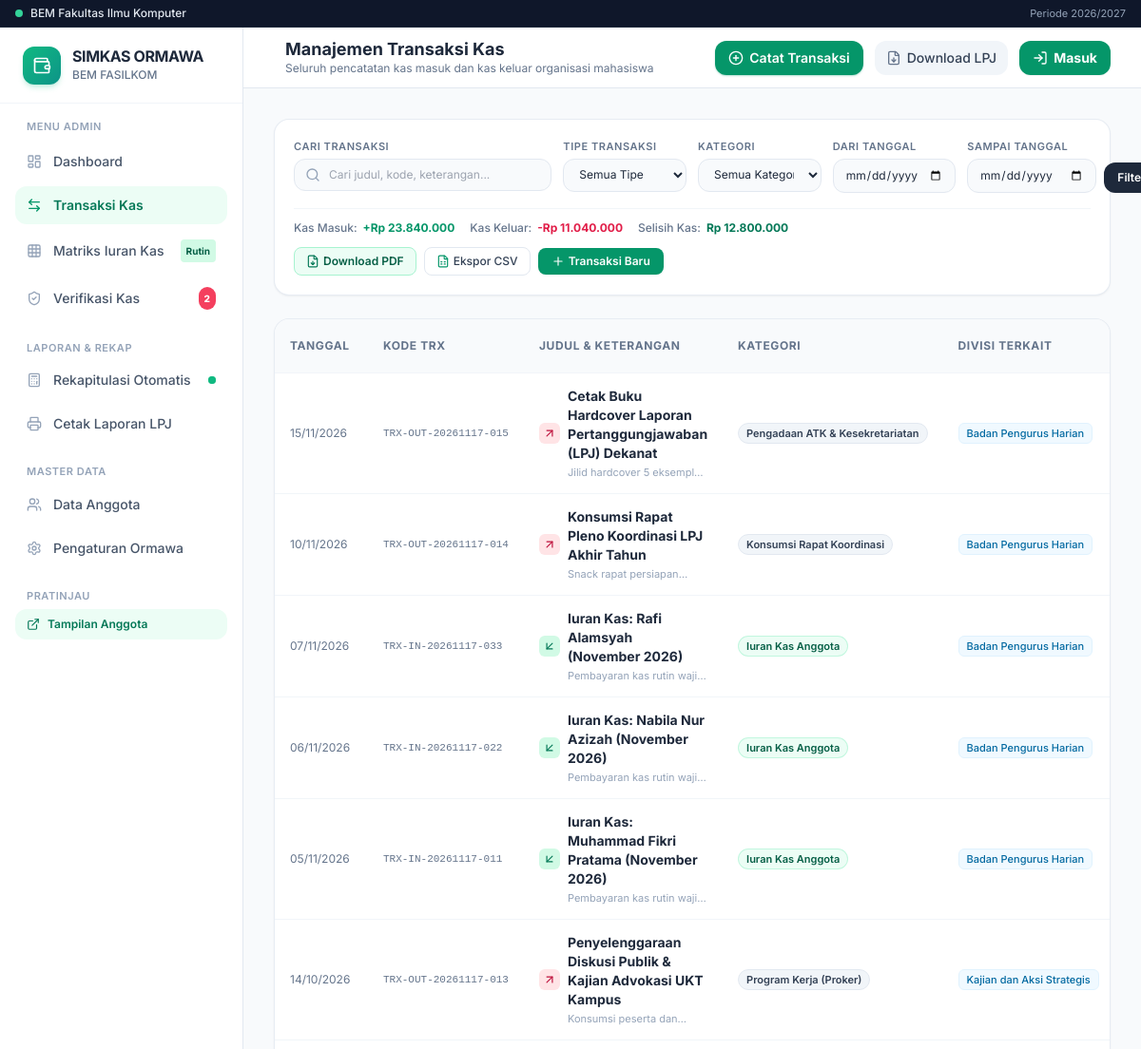
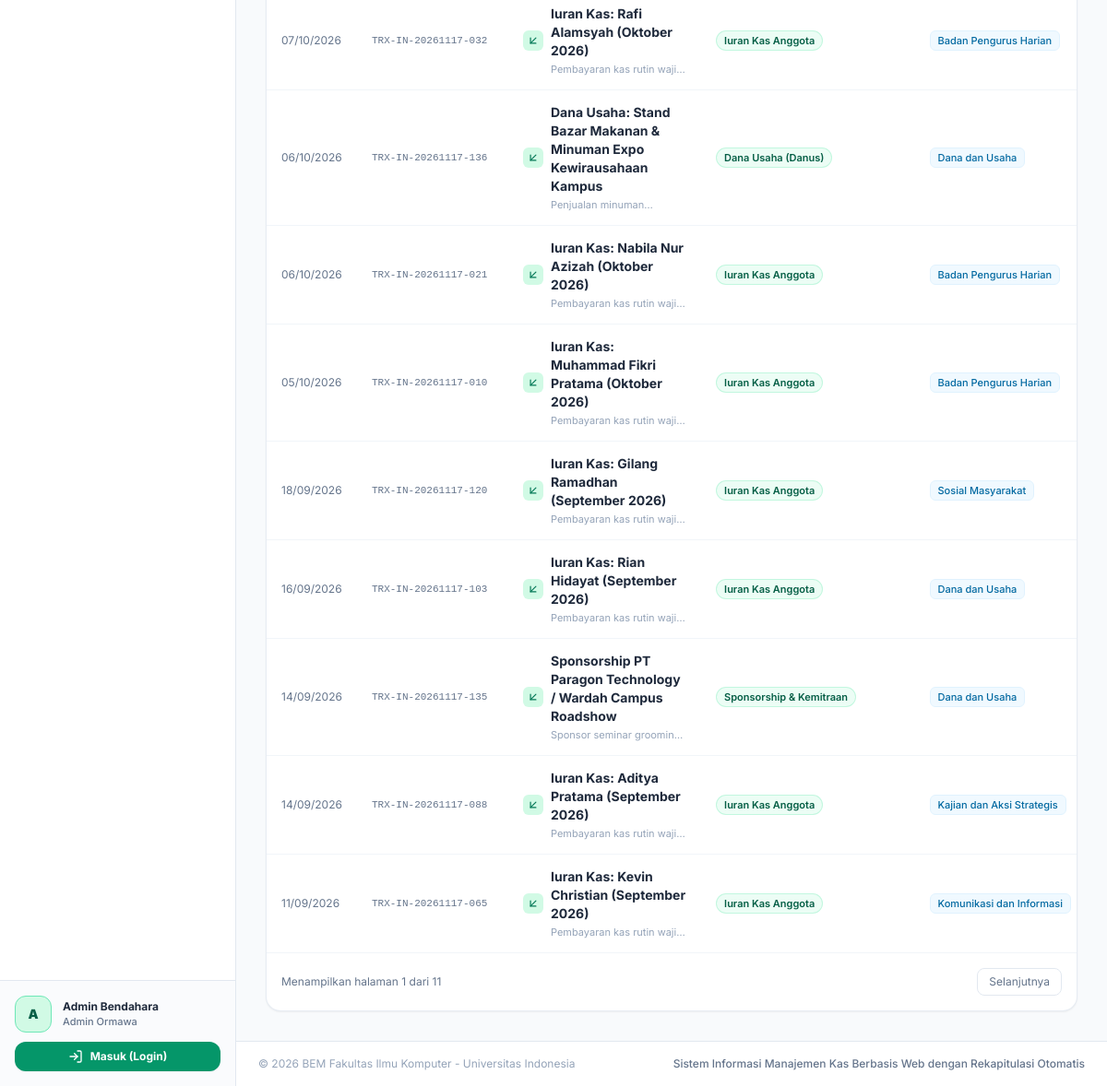
Before: /transaksi/ with the older database file (2 pictures, top to bottom).
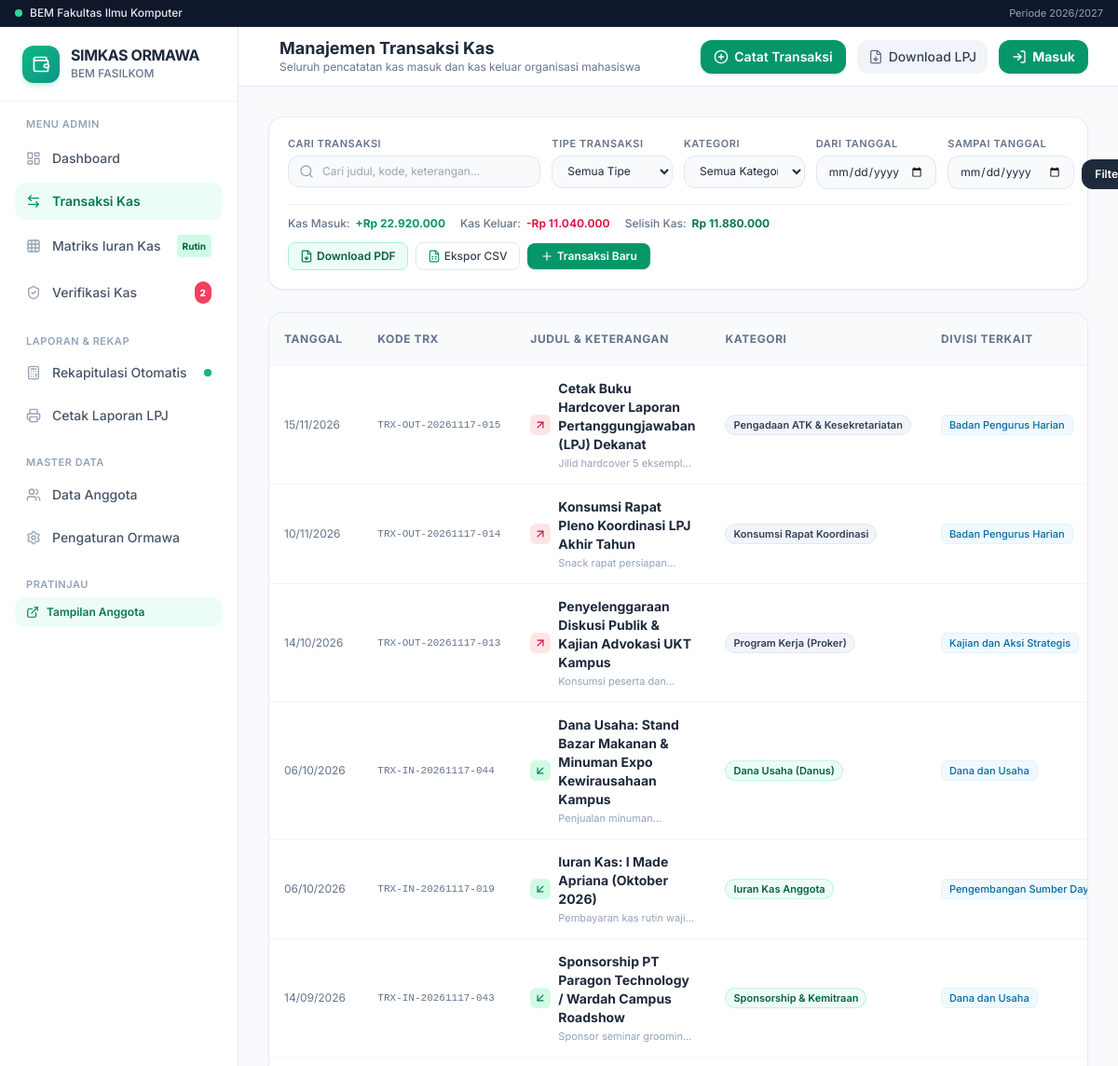
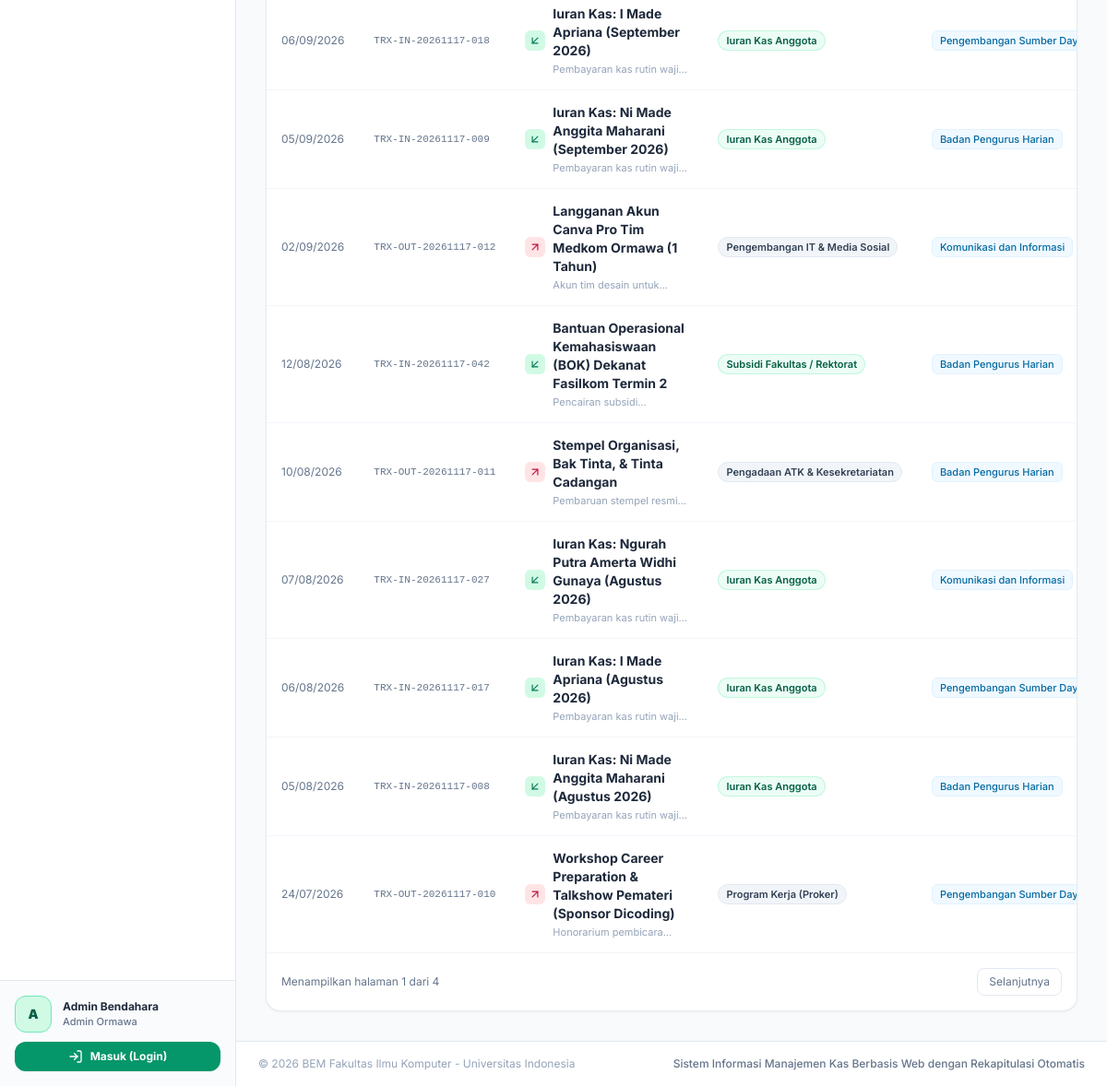
After: the same page with the newer database file (2 pictures, top to bottom).
### kas_app/models.py (models this page shows, shortened)
class Transaksi(models.Model):
    JENIS_CHOICES = [
        ('masuk', 'Pemasukan'),
        ('keluar', 'Pengeluaran'),
    ]
    kode_transaksi = models.CharField(max_length=50, unique=True)
    tanggal = models.DateField(default=timezone.now)
    jenis = models.CharField(max_length=10, choices=JENIS_CHOICES)
    kategori = models.ForeignKey(KategoriTransaksi, on_delete=models.PROTECT, related_name='transaksi_list')
    nominal = models.DecimalField(max_digits=15, decimal_places=2)
    judul = models.CharField(max_length=200)
    keterangan = models.TextField(blank=True, default='')
    bukti_transaksi = models.FileField(upload_to='bukti_transaksi/', blank=True, null=True)
    divisi_terkait = models.ForeignKey(Divisi, on_delete=models.SET_NULL, null=True, blank=True, related_name='transaksi_terkait')
    dicatat_oleh = models.ForeignKey(User, on_delete=models.SET_NULL, null=True, blank=True)
    created_at = models.DateTimeField(auto_now_add=True)
    updated_at = models.DateTimeField(auto_now=True)
    class Meta:
        verbose_name = 'Transaksi Kas'
        verbose_name_plural = 'Riwayat Transaksi Kas'
        ordering = ['-tanggal', '-created_at']

class KategoriTransaksi(models.Model):
    JENIS_CHOICES = [
        ('masuk', 'Pemasukan (Kas Masuk)'),
        ('keluar', 'Pengeluaran (Kas Keluar)'),
    ]
    nama = models.CharField(max_length=100)
    jenis = models.CharField(max_length=10, choices=JENIS_CHOICES)
    kode = models.CharField(max_length=20, blank=True, default='')
    deskripsi = models.TextField(blank=True, default='')
    is_iuran_kas = models.BooleanField(default=False, help_text="Tandai jika kategori ini untuk iuran kas rutin anggota")
    class Meta:
        verbose_name = 'Kategori Transaksi'
        verbose_name_plural = 'Kategori Transaksi'
        ordering = ['jenis', 'nama']

class Divisi(models.Model):
    kode = models.CharField(max_length=20, unique=True)
    nama = models.CharField(max_length=100)
    keterangan = models.TextField(blank=True, default='')
    class Meta:
        verbose_name = 'Divisi / Departemen'
        verbose_name_plural = 'Divisi / Departemen'
        ordering = ['nama']

### kas_app/views.py (the view)
# urls.py: path('transaksi/', views.transaksi_list_view, name='transaksi_list'),
def transaksi_list_view(request):
    transaksi_qs = Transaksi.objects.select_related('kategori', 'divisi_terkait', 'dicatat_oleh').all()
    search = request.GET.get('search', '').strip()
    jenis = request.GET.get('jenis', '').strip()
    kategori_id = request.GET.get('kategori', '').strip()
    tanggal_mulai = request.GET.get('tanggal_mulai', '').strip()
    tanggal_selesai = request.GET.get('tanggal_selesai', '').strip()
    if search:
        transaksi_qs = transaksi_qs.filter(
            Q(judul__icontains=search) |
            Q(keterangan__icontains=search) |
            Q(kode_transaksi__icontains=search)
        )
    if jenis in ['masuk', 'keluar']:
        transaksi_qs = transaksi_qs.filter(jenis=jenis)
    if kategori_id:
        transaksi_qs = transaksi_qs.filter(kategori_id=kategori_id)
    if tanggal_mulai:
        transaksi_qs = transaksi_qs.filter(tanggal__gte=tanggal_mulai)
    if tanggal_selesai:
        transaksi_qs = transaksi_qs.filter(tanggal__lte=tanggal_selesai)
    total_masuk_filtered = transaksi_qs.filter(jenis='masuk').aggregate(Sum('nominal'))['nominal__sum'] or Decimal('0')
    total_keluar_filtered = transaksi_qs.filter(jenis='keluar').aggregate(Sum('nominal'))['nominal__sum'] or Decimal('0')
    selisih_filtered = total_masuk_filtered - total_keluar_filtered
    paginator = Paginator(transaksi_qs, 15)
    page_number = request.GET.get('page')
    page_obj = paginator.get_page(page_number)
    kategori_list = KategoriTransaksi.objects.all()
    divisi_list = Divisi.objects.all()
    context = {
        'page_obj': page_obj,
        'kategori_list': kategori_list,
        'divisi_list': divisi_list,
        'total_masuk_filtered': total_masuk_filtered,
        'total_keluar_filtered': total_keluar_filtered,
        'selisih_filtered': selisih_filtered,
        'search': search,
        'jenis': jenis,
        'kategori_id': kategori_id,
        'tanggal_mulai': tanggal_mulai,
        'tanggal_selesai': tanggal_selesai,
    }
    return render(request, 'kas_app/transaksi_list.html', context)

### kas_app/context_processors.py (called while the page is built, shortened)
def profil_organisasi_processor(request):
    profil = ProfilOrganisasi.objects.first()
    is_bendahara = True
    is_anggota = False
    user_anggota = None
    pending_pengajuan_count = PengajuanIuran.objects.filter(status='menunggu').count() if is_bendahara else 0
    kategori_operasional = KategoriTransaksi.objects.filter(is_iuran_kas=False)
    divisi_all = Divisi.objects.all()
    return {
        'profil_organisasi': profil,
        'app_title': 'SIMKAS ORMAWA',
        'app_subtitle': 'Sistem Informasi Manajemen Kas Organisasi Kemahasiswaan Berbasis Web dengan Fitur Rekapitulasi Otomatis',
        'is_bendahara': is_bendahara,
        'is_anggota': is_anggota,
        'user_anggota': user_anggota,
        'pending_pengajuan_count': pending_pengajuan_count,
        'kategori_operasional': kategori_operasional,
        'divisi_all': divisi_all,
    }

### kas_app/templatetags/kas_tags.py (called while the page is built)
@register.filter(name='rupiah')
def rupiah(val):
    if val is None or val == '':
        return 'Rp 0'
    try:
        val = Decimal(str(val))
        formatted = f"{val:,.0f}".replace(',', '.')
        return f"Rp {formatted}"
    except (ValueError, TypeError):
        return f"Rp {val}"

### templates/kas_app/transaksi_list.html (shortened to what the changed rows need)
{% extends 'base.html' %}
{% load kas_tags %}
{% block header_title %}Manajemen Transaksi Kas{% endblock %}
{% block content %}
<div class="space-y-6">
    <div class="bg-white rounded-2xl p-5 border border-slate-200/80 shadow-sm space-y-4">
        <div class="pt-3 border-t border-slate-100 flex flex-wrap items-center justify-between gap-3 text-xs">
            <div class="flex flex-wrap items-center gap-4">
                <div class="flex items-center space-x-1.5">
                    <span class="text-slate-500 font-medium">Kas Masuk:</span>
                    <span class="font-bold text-emerald-600">+{{ total_masuk_filtered|rupiah }}</span>
                </div>
                <div class="flex items-center space-x-1.5">
                    <span class="text-slate-500 font-medium">Selisih Kas:</span>
                    <span class="font-bold {% if selisih_filtered >= 0 %}text-emerald-700{% else %}text-rose-700{% endif %}">
                        {{ selisih_filtered|rupiah }}
                    </span>
                </div>
            </div>
        </div>
    </div>
    <div class="bg-white rounded-2xl border border-slate-200/80 shadow-sm overflow-hidden">
        <div class="overflow-x-auto">
            <table class="w-full text-left text-xs">
                <thead class="bg-slate-50 text-slate-500 font-semibold uppercase tracking-wider border-b border-slate-100">
                    <tr>
                        <th class="py-3 px-4">Tanggal</th>
                        <th class="py-3 px-4">Kode TRX</th>
                        <th class="py-3 px-4">Judul & Keterangan</th>
                        <th class="py-3 px-4">Kategori</th>
                        <th class="py-3 px-4">Divisi Terkait</th>
                    </tr>
                </thead>
                <tbody class="divide-y divide-slate-100 text-slate-700">
                    {% for trx in page_obj %}
                    <tr class="hover:bg-slate-50/70 transition-colors">
                        <td class="py-3.5 px-4 whitespace-nowrap text-slate-500">
                            {{ trx.tanggal|date:"d/m/Y" }}
                        </td>
                        <td class="py-3.5 px-4 whitespace-nowrap font-mono text-[11px] text-slate-500">
                            {{ trx.kode_transaksi }}
                        </td>
                        <td class="py-3.5 px-4">
                            <div class="flex items-center space-x-2">
                                <span class="p-1 rounded-md shrink-0 {% if trx.jenis == 'masuk' %}bg-emerald-100 text-emerald-700{% else %}bg-rose-100 text-rose-700{% endif %}">
                                    <i data-lucide="{% if trx.jenis == 'masuk' %}arrow-down-left{% else %}arrow-up-right{% endif %}" class="w-3.5 h-3.5"></i>
                                </span>
                                <div>
                                    <p class="font-bold text-slate-800 text-sm">{{ trx.judul }}</p>
                                    {% if trx.keterangan %}
                                    <p class="text-[11px] text-slate-400 mt-0.5 line-clamp-1">{{ trx.keterangan }}</p>
                                    {% endif %}
                                </div>
                            </div>
                        </td>
                        <td class="py-3.5 px-4 whitespace-nowrap">
                            <span class="inline-flex items-center px-2 py-0.5 rounded-full text-[11px] font-semibold {% if trx.jenis == 'masuk' %}bg-emerald-50 text-emerald-800 border border-emerald-200/60{% else %}bg-slate-100 text-slate-700 border border-slate-200{% endif %}">
                                {{ trx.kategori.nama }}
                            </span>
                        </td>
                        <td class="py-3.5 px-4 whitespace-nowrap">
                            {% if trx.divisi_terkait %}
                            <span class="inline-flex items-center px-2 py-0.5 rounded-md text-[11px] font-medium bg-sky-50 text-sky-700 border border-sky-100">
                                {{ trx.divisi_terkait.nama }}
                            </span>
                            {% else %}
                            <span class="text-slate-300">-</span>
                            {% endif %}
                        </td>
                    </tr>
                    {% endfor %}
                </tbody>
            </table>
        </div>
        {% if page_obj.has_other_pages %}
        <div class="p-4 border-t border-slate-100 flex items-center justify-between text-xs text-slate-500">
            <span>Menampilkan halaman {{ page_obj.number }} dari {{ page_obj.paginator.num_pages }}</span>
            <div class="flex items-center space-x-1">
                {% if page_obj.has_next %}
                <a href="?page={{ page_obj.next_page_number }}" class="px-3 py-1.5 rounded-lg border border-slate-200 hover:bg-slate-50">Selanjutnya</a>
                {% endif %}
            </div>
        </div>
        {% endif %}
    </div>
</div>
{% endblock %}

Changed rows visible on the page:
removed Transaksi: tanggal "07/11/2026", kode_transaksi "TRX-IN-20261117-033", judul "Iuran Kas: Rafi Alamsyah (November 2026)", keterangan "Pembayaran kas rutin…", kategori.nama "Iuran Kas Anggota", divisi_terkait.nama "Badan Pengurus Harian"
removed Transaksi: tanggal "06/11/2026", kode_transaksi "TRX-IN-20261117-022", judul "Iuran Kas: Nabila Nur Azizah (November 2026)", keterangan "Pembayaran kas rutin…", kategori.nama "Iuran Kas Anggota", divisi_terkait.nama "Badan Pengurus Harian"
removed Transaksi: tanggal "05/11/2026", kode_transaksi "TRX-IN-20261117-011", judul "Iuran Kas: Muhammad Fikri Pratama (November 2026)", keterangan "Pembayaran kas rutin…", kategori.nama "Iuran Kas Anggota", divisi_terkait.nama "Badan Pengurus Harian"
removed Transaksi: tanggal "07/10/2026", kode_transaksi "TRX-IN-20261117-032", judul "Iuran Kas: Rafi Alamsyah (Oktober 2026)", keterangan "Pembayaran kas rutin…", kategori.nama "Iuran Kas Anggota", divisi_terkait.nama "Badan Pengurus Harian"
removed Transaksi: tanggal "06/10/2026", kode_transaksi "TRX-IN-20261117-136", judul "Dana Usaha: Stand Bazar Makanan & Minuman Expo Kewirausahaan Kampus", keterangan "Penjualan…", kategori.nama "Dana Usaha (Danus)", divisi_terkait.nama "Dana dan Usaha"
removed Transaksi: tanggal "06/10/2026", kode_transaksi "TRX-IN-20261117-021", judul "Iuran Kas: Nabila Nur Azizah (Oktober 2026)", keterangan "Pembayaran kas rutin…", kategori.nama "Iuran Kas Anggota", divisi_terkait.nama "Badan Pengurus Harian"
removed Transaksi: tanggal "05/10/2026", kode_transaksi "TRX-IN-20261117-010", judul "Iuran Kas: Muhammad Fikri Pratama (Oktober 2026)", keterangan "Pembayaran kas rutin…", kategori.nama "Iuran Kas Anggota", divisi_terkait.nama "Badan Pengurus Harian"
removed Transaksi: tanggal "18/09/2026", kode_transaksi "TRX-IN-20261117-120", judul "Iuran Kas: Gilang Ramadhan (September 2026)", keterangan "Pembayaran kas rutin…", kategori.nama "Iuran Kas Anggota", divisi_terkait.nama "Sosial Masyarakat"
removed Transaksi: tanggal "16/09/2026", kode_transaksi "TRX-IN-20261117-103", judul "Iuran Kas: Rian Hidayat (September 2026)", keterangan "Pembayaran kas rutin…", kategori.nama "Iuran Kas Anggota", divisi_terkait.nama "Dana dan Usaha"
removed Transaksi: tanggal "14/09/2026", kode_transaksi "TRX-IN-20261117-135", judul "Sponsorship PT Paragon Technology / Wardah Campus Roadshow", keterangan "Sponsor seminar…", kategori.nama "Sponsorship & Kemitraan", divisi_terkait.nama "Dana dan Usaha"
removed Transaksi: tanggal "14/09/2026", kode_transaksi "TRX-IN-20261117-088", judul "Iuran Kas: Aditya Pratama (September 2026)", keterangan "Pembayaran kas rutin…", kategori.nama "Iuran Kas Anggota", divisi_terkait.nama "Kajian dan Aksi Strategis"
removed Transaksi: tanggal "11/09/2026", kode_transaksi "TRX-IN-20261117-065", judul "Iuran Kas: Kevin Christian (September 2026)", keterangan "Pembayaran kas rutin…", kategori.nama "Iuran Kas Anggota", divisi_terkait.nama "Komunikasi dan Informasi"
added Transaksi: tanggal "06/10/2026", kode_transaksi "TRX-IN-20261117-044", judul "Dana Usaha: Stand Bazar Makanan & Minuman Expo Kewirausahaan Kampus", keterangan "Penjualan…", kategori.nama "Dana Usaha (Danus)", divisi_terkait.nama "Dana dan Usaha"
added Transaksi: tanggal "06/10/2026", kode_transaksi "TRX-IN-20261117-019", judul "Iuran Kas: I Made Apriana (Oktober 2026)", keterangan "Pembayaran kas rutin…", kategori.nama "Iuran Kas Anggota", divisi_terkait.nama "Pengembangan Sumber…"
added Transaksi: tanggal "14/09/2026", kode_transaksi "TRX-IN-20261117-043", judul "Sponsorship PT Paragon Technology / Wardah Campus Roadshow", keterangan "Sponsor seminar…", kategori.nama "Sponsorship & Kemitraan", divisi_terkait.nama "Dana dan Usaha"
added Transaksi: tanggal "06/09/2026", kode_transaksi "TRX-IN-20261117-018", judul "Iuran Kas: I Made Apriana (September 2026)", keterangan "Pembayaran kas rutin…", kategori.nama "Iuran Kas Anggota", divisi_terkait.nama "Pengembangan Sumber…"
added Transaksi: tanggal "05/09/2026", kode_transaksi "TRX-IN-20261117-009", judul "Iuran Kas: Ni Made Anggita Maharani (September 2026)", keterangan "Pembayaran kas rutin…", kategori.nama "Iuran Kas Anggota", divisi_terkait.nama "Badan Pengurus Harian"
added Transaksi: tanggal "02/09/2026", kode_transaksi "TRX-OUT-20261117-012", judul "Langganan Akun Canva Pro Tim Medkom Ormawa (1 Tahun)", keterangan "Akun tim desain…", kategori.nama "Pengembangan IT & Media Sosial", divisi_terkait.nama "Komunikasi dan Informasi", jenis "keluar" (drawn)
added Transaksi: tanggal "12/08/2026", kode_transaksi "TRX-IN-20261117-042", judul "Bantuan Operasional Kemahasiswaan (BOK) Dekanat Fasilkom Termin 2", keterangan "Pencairan…", kategori.nama "Subsidi Fakultas / Rektorat", divisi_terkait.nama "Badan Pengurus Harian"
added Transaksi: tanggal "10/08/2026", kode_transaksi "TRX-OUT-20261117-011", judul "Stempel Organisasi, Bak Tinta, & Tinta Cadangan", keterangan "Pembaruan stempel…", kategori.nama "Pengadaan ATK & Kesekretariatan", divisi_terkait.nama "Badan Pengurus Harian", jenis "keluar" (drawn)
added Transaksi: tanggal "07/08/2026", kode_transaksi "TRX-IN-20261117-027", judul "Iuran Kas: Ngurah Putra Amerta Widhi Gunaya (Agustus 2026)", keterangan "Pembayaran kas rutin…", kategori.nama "Iuran Kas Anggota", divisi_terkait.nama "Komunikasi dan Informasi"
added Transaksi: tanggal "06/08/2026", kode_transaksi "TRX-IN-20261117-017", judul "Iuran Kas: I Made Apriana (Agustus 2026)", keterangan "Pembayaran kas rutin…", kategori.nama "Iuran Kas Anggota", divisi_terkait.nama "Pengembangan Sumber…"
added Transaksi: tanggal "05/08/2026", kode_transaksi "TRX-IN-20261117-008", judul "Iuran Kas: Ni Made Anggita Maharani (Agustus 2026)", keterangan "Pembayaran kas rutin…", kategori.nama "Iuran Kas Anggota", divisi_terkait.nama "Badan Pengurus Harian"
added Transaksi: tanggal "24/07/2026", kode_transaksi "TRX-OUT-20261117-010", judul "Workshop Career Preparation & Talkshow Pemateri (Sponsor Dicoding)", keterangan "Honorarium…", kategori.nama "Program Kerja (Proker)", divisi_terkait.nama "Pengembangan Sumber…", jenis "keluar" (drawn)
Other visible differences:
{{ total_masuk_filtered|rupiah }}: "Rp 23.840.000" → "Rp 22.920.000"
{{ selisih_filtered|rupiah }}: "Rp 12.800.000" → "Rp 11.880.000"
{{ page_obj.paginator.num_pages }}: "11" → "4"
